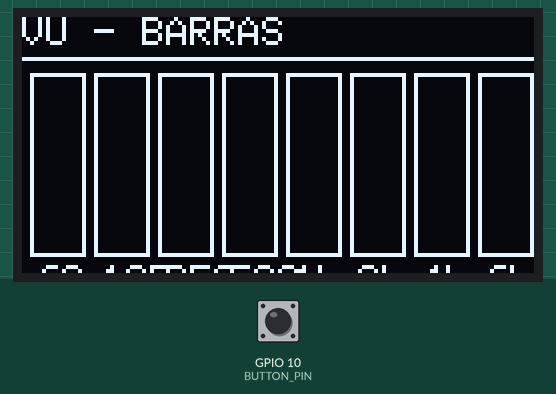
Simulated run of this sketch. Board: ESP32-S3. Parts: 128×64 one-colour display. The inputs (shaded band) are chosen by the test bench; at power-on: GPIO 10 (BUTTON_PIN) HIGH. I2S audio is not simulated (input reads silence); what the sketch prints to the serial monitor is not drawn.

Above: at 1.7 s.
1.8 s: GPIO 10 (BUTTON_PIN) pulled LOW for 1 s
At 3.5 s:
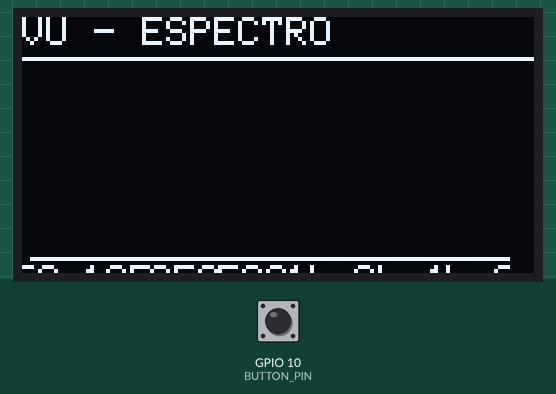
4.3 s: GPIO 10 (BUTTON_PIN) pulled LOW for 0.15 s
At 4.8 s:
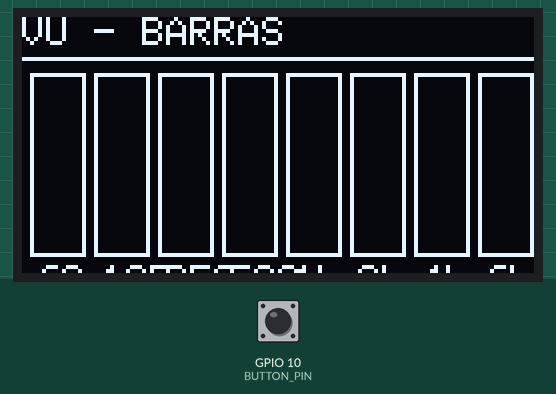
5.9 s: GPIO 10 (BUTTON_PIN) pulled LOW for 3.2 s
At 9.8 s:
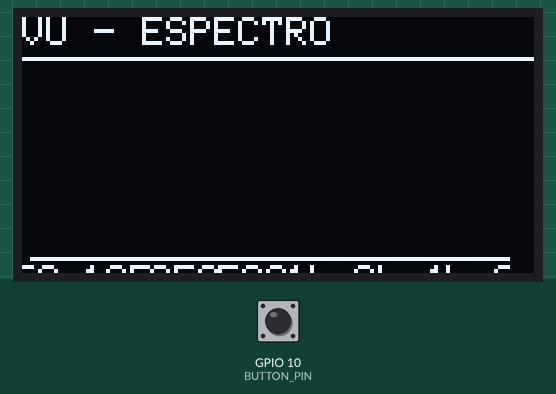
Timing chart, 0 to 11.3 s (numbered marks = the images above; inputs shaded):
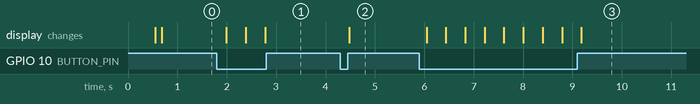

Measured:
- after the input at 1.8 s, the display: changes after 0.19 s (image 1)
- after the input at 4.3 s, the display: changes after 0.18 s (image 2)
- after the input at 5.9 s, the display: changes after 0.15 s (image 3)

The sketch:

vu-meter.ino
```cpp
/*                         25sep2026 JME
 * VU METER FFT - 2 MODOS (BARRAS / ESPECTRO)
 * ESP32-S3-N16R8
 *
 * INMP441:  WS=4, SCK=5, SD=6, L/R=GND
 * OLED:     SDA=8, SCL=9
 * Botón:    GPIO 10 (a GND, INPUT_PULLUP)
 *
 * Botón cambia entre:
 *  - Modo 0: BARRAS (verticales)
 *  - Modo 1: ESPECTRO (linea continua)
 */

#include <driver/i2s.h>
#include <Wire.h>
#include <Adafruit_GFX.h>
#include <Adafruit_SSD1306.h>
#include <arduinoFFT.h>

// ---------- Pines ----------
#define I2S_WS     4
#define I2S_SCK    5
#define I2S_SD     6
#define I2S_PORT   I2S_NUM_0
#define SDA_PIN    8
#define SCL_PIN    9
#define BUTTON_PIN 10

// ---------- OLED ----------
Adafruit_SSD1306 display(128, 64, &Wire, -1);

// ---------- FFT ----------
#define SAMPLES              1024
#define SAMPLING_FREQUENCY   16000
#define NUM_BANDS            8

double vReal[SAMPLES];
double vImag[SAMPLES];
ArduinoFFT<double> FFT = ArduinoFFT<double>(vReal, vImag, SAMPLES, SAMPLING_FREQUENCY);

// Bandas
const int bandStart[NUM_BANDS] = {  4,   8,  16,  32,  64, 128, 256, 384};
const int bandEnd[NUM_BANDS]   = {  8,  16,  32,  64, 128, 256, 384, 512};
const char* bandLabels[NUM_BANDS] = {"60","125","250","500","1k","2k","4k","6k"};

// ---------- Niveles ----------
float nivelSuave[NUM_BANDS];
float umbralAuto[NUM_BANDS];
float pico[NUM_BANDS];

unsigned long lastPicoTime[NUM_BANDS];
unsigned long lastUmbralDecay = 0;

// ---------- Parametros ----------
#define SUAVIZADO        0.5
#define PICO_HOLD_MS     1000
#define PICO_DECAY       3
#define UMBRAL_MINIMO    50.0
#define UMBRAL_DECAER_MS 3000
#define UMBRAL_DECAER    0.95
#define MARGEN_VISUAL    0.85

// ---------- Estado ----------
int modo = 0;                    // 0=barras, 1=espectro
const int TOTAL_MODOS = 2;
const char* modoNombre[] = {"BARRAS", "ESPECTRO"};

unsigned long lastButtonTime = 0;

// ---------- Setup ----------
void setup() {
  Serial.begin(115200);
  delay(500);
  Serial.println();
  Serial.println("=== VU METER 2 MODOS ===");

  pinMode(BUTTON_PIN, INPUT_PULLUP);

  // OLED
  Wire.begin(SDA_PIN, SCL_PIN);
  if (!display.begin(SSD1306_SWITCHCAPVCC, 0x3C)) {
    Serial.println("OLED no detectada");
    while (true) delay(100);
  }
  display.clearDisplay();
  display.setTextColor(SSD1306_WHITE);
  display.setTextSize(1);
  display.setCursor(20, 28);
  display.println("Iniciando...");
  display.display();

  // Inicializar
  for (int i = 0; i < NUM_BANDS; i++) {
    nivelSuave[i]  = 0;
    umbralAuto[i]  = UMBRAL_MINIMO;
    pico[i]        = 0;
    lastPicoTime[i] = 0;
  }

  // I2S
  i2s_config_t i2s_config = {
    .mode = (i2s_mode_t)(I2S_MODE_MASTER | I2S_MODE_RX),
    .sample_rate = SAMPLING_FREQUENCY,
    .bits_per_sample = I2S_BITS_PER_SAMPLE_32BIT,
    .channel_format = I2S_CHANNEL_FMT_ONLY_LEFT,
    .communication_format = I2S_COMM_FORMAT_STAND_I2S,
    .intr_alloc_flags = ESP_INTR_FLAG_LEVEL1,
    .dma_buf_count = 4,
    .dma_buf_len = 256,
    .use_apll = false,
    .tx_desc_auto_clear = false,
    .fixed_mclk = 0
  };
  i2s_pin_config_t pin_config = {
    .bck_io_num = I2S_SCK,
    .ws_io_num = I2S_WS,
    .data_out_num = I2S_PIN_NO_CHANGE,
    .data_in_num = I2S_SD
  };
  i2s_driver_install(I2S_PORT, &i2s_config, 0, NULL);
  i2s_set_pin(I2S_PORT, &pin_config);
  i2s_start(I2S_PORT);

  Serial.println("Listo. Pica el boton para cambiar modo.");
}

// ---------- Loop ----------
void loop() {
  // Boton: cambiar modo
  if (digitalRead(BUTTON_PIN) == LOW) {
    if (millis() - lastButtonTime > 300) {
      lastButtonTime = millis();
      modo = (modo + 1) % TOTAL_MODOS;
      Serial.print("Modo: ");
      Serial.println(modoNombre[modo]);
    }
  }

  // Leer I2S
  int32_t buffer[SAMPLES];
  size_t bytesRead = 0;
  i2s_read(I2S_PORT, buffer, sizeof(buffer), &bytesRead, portMAX_DELAY);

  for (int i = 0; i < SAMPLES; i++) {
    vReal[i] = (double)(buffer[i] >> 14);
    vImag[i] = 0.0;
  }

  FFT.windowing(FFTWindow::Hamming, FFTDirection::Forward);
  FFT.compute(FFTDirection::Forward);
  FFT.complexToMagnitude();

  // Calcular bandas
  for (int b = 0; b < NUM_BANDS; b++) {
    double suma = 0;
    int count = 0;
    for (int i = bandStart[b]; i < bandEnd[b]; i++) {
      suma += vReal[i];
      count++;
    }
    float crudo = suma / count;
    nivelSuave[b] = nivelSuave[b] * SUAVIZADO + crudo * (1.0 - SUAVIZADO);
  }

  // Auto-gain
  for (int b = 0; b < NUM_BANDS; b++) {
    if (nivelSuave[b] > umbralAuto[b]) umbralAuto[b] = nivelSuave[b];
  }

  if (millis() - lastUmbralDecay > UMBRAL_DECAER_MS) {
    lastUmbralDecay = millis();
    for (int b = 0; b < NUM_BANDS; b++) {
      umbralAuto[b] *= UMBRAL_DECAER;
      if (umbralAuto[b] < UMBRAL_MINIMO) umbralAuto[b] = UMBRAL_MINIMO;
    }
  }

  // Picos
  unsigned long ahora = millis();
  for (int b = 0; b < NUM_BANDS; b++) {
    if (nivelSuave[b] > pico[b]) {
      pico[b] = nivelSuave[b];
      lastPicoTime[b] = ahora;
    } else if (ahora - lastPicoTime[b] > PICO_HOLD_MS) {
      pico[b] -= PICO_DECAY;
      if (pico[b] < 0) pico[b] = 0;
    }
  }

  // Dibujar segun modo
  if (modo == 0) dibujarBarras();
  else           dibujarEspectro();
}

// ---------- Dibujar barras ----------
void dibujarBarras() {
  display.clearDisplay();
  display.setTextColor(SSD1306_WHITE);
  display.setTextSize(1);
  display.setCursor(0, 0);
  display.print("VU - BARRAS");
  display.drawLine(0, 10, 127, 10, SSD1306_WHITE);

  int barWidth = 14;
  int spacing  = 2;
  int startX   = 2;
  int topY     = 14;
  int bottomY  = 60;
  int maxH     = bottomY - topY;

  for (int b = 0; b < NUM_BANDS; b++) {
    int x = startX + b * (barWidth + spacing);
    display.drawRect(x, topY, barWidth, maxH, SSD1306_WHITE);

    float umbralAj = umbralAuto[b] * MARGEN_VISUAL;
    if (umbralAj < UMBRAL_MINIMO) umbralAj = UMBRAL_MINIMO;

    int altura = (int)((nivelSuave[b] / umbralAj) * (maxH - 2));
    altura = constrain(altura, 0, maxH - 2);

    if (altura > 0) {
      display.fillRect(x + 1, bottomY - altura, barWidth - 2, altura, SSD1306_WHITE);
    }

    int alturaPico = (int)((pico[b] / umbralAj) * (maxH - 2));
    alturaPico = constrain(alturaPico, 0, maxH - 2);
    if (alturaPico > 2) {
      display.drawFastHLine(x + 1, bottomY - alturaPico, barWidth - 2, SSD1306_WHITE);
    }
  }

  for (int b = 0; b < NUM_BANDS; b++) {
    int x = startX + b * (barWidth + spacing);
    display.setCursor(x + 2, 62);
    display.print(bandLabels[b]);
  }

  display.display();
}

// ---------- Dibujar espectro ----------
void dibujarEspectro() {
  display.clearDisplay();
  display.setTextColor(SSD1306_WHITE);
  display.setTextSize(1);
  display.setCursor(0, 0);
  display.print("VU - ESPECTRO");
  display.drawLine(0, 10, 127, 10, SSD1306_WHITE);

  int topY    = 14;
  int bottomY = 60;
  int maxH    = bottomY - topY;

  int xPos[NUM_BANDS];
  int yPos[NUM_BANDS];
  int yPico[NUM_BANDS];

  int anchoTotal = 124;
  int pasoX = anchoTotal / (NUM_BANDS - 1);

  for (int b = 0; b < NUM_BANDS; b++) {
    xPos[b] = 2 + b * pasoX;

    float umbralAj = umbralAuto[b] * MARGEN_VISUAL;
    if (umbralAj < UMBRAL_MINIMO) umbralAj = UMBRAL_MINIMO;

    int altura = (int)((nivelSuave[b] / umbralAj) * (maxH - 2));
    altura = constrain(altura, 0, maxH - 2);
    yPos[b] = bottomY - altura;

    int alturaPico = (int)((pico[b] / umbralAj) * (maxH - 2));
    alturaPico = constrain(alturaPico, 0, maxH - 2);
    yPico[b] = bottomY - alturaPico;
  }

  // Relleno debajo de la linea
  for (int b = 0; b < NUM_BANDS - 1; b++) {
    for (int x = xPos[b]; x < xPos[b+1]; x++) {
      int t = (x - xPos[b]) * 100 / (xPos[b+1] - xPos[b]);
      int y = yPos[b] + (yPos[b+1] - yPos[b]) * t / 100;
      display.drawLine(x, y, x, bottomY, SSD1306_WHITE);
    }
  }

  // Linea superior
  for (int b = 0; b < NUM_BANDS - 1; b++) {
    display.drawLine(xPos[b], yPos[b], xPos[b+1], yPos[b+1], SSD1306_WHITE);
  }

  // Picos
  for (int b = 0; b < NUM_BANDS - 1; b++) {
    display.drawLine(xPos[b], yPico[b], xPos[b+1], yPico[b+1], SSD1306_WHITE);
  }

  // Etiquetas
  for (int b = 0; b < NUM_BANDS; b++) {
    display.setCursor(xPos[b] - 4, 62);
    display.print(bandLabels[b]);
  }

  display.display();
}
```
